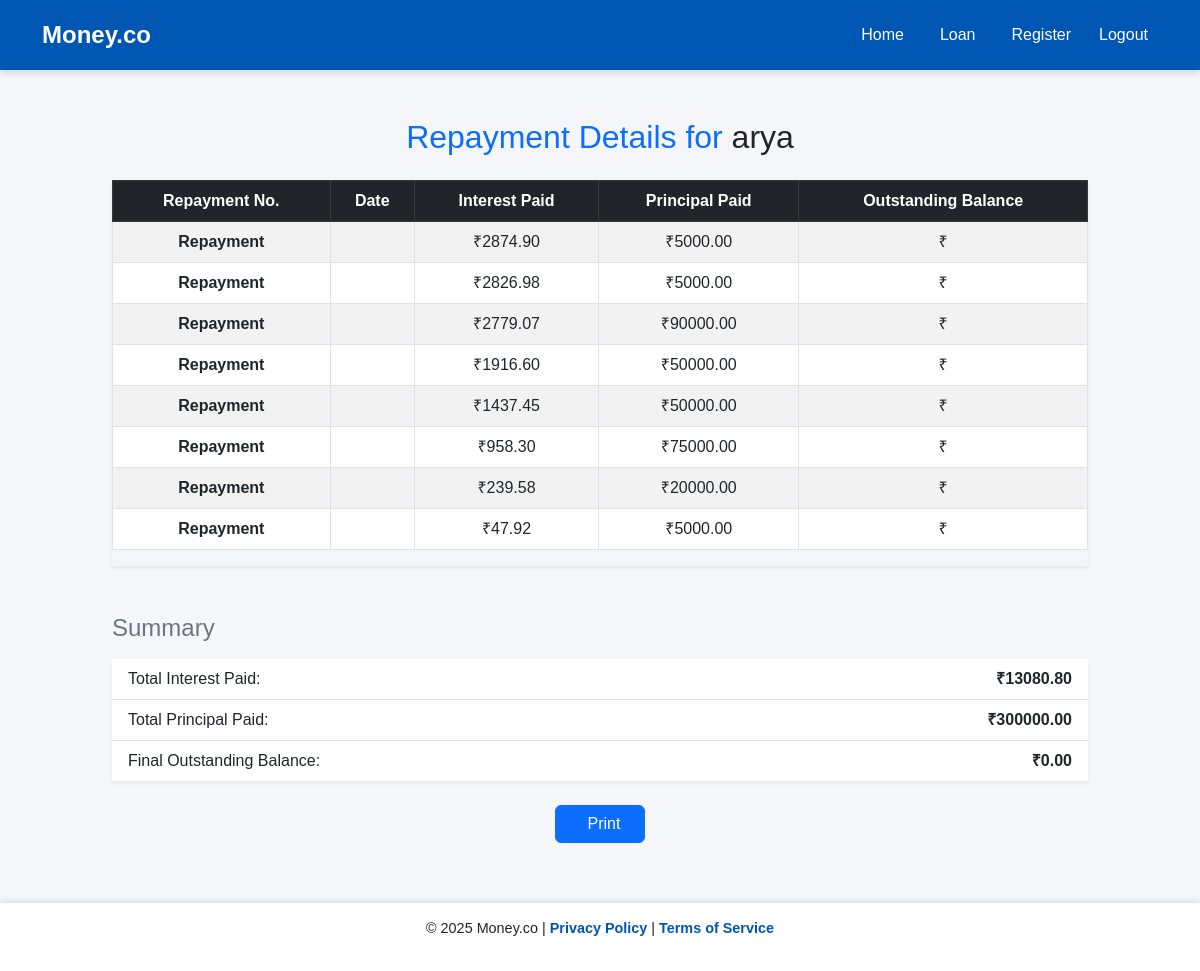
/repayments/14/, run on the app's committed database.
### moneyapp/models.py (models this page shows, shortened)
class Member(models.Model):
    ROLE_CHOICES = [
        ('Teaching', 'Teaching Staff'),
        ('Non-Teaching', 'Non-Teaching Staff'),
    ]
    name = models.CharField(max_length=100)
    member_id = models.CharField(max_length=50, unique=True)
    department = models.CharField(max_length=100, blank=True)
    designation = models.CharField(max_length=100, blank=True)
    mob = models.BigIntegerField()
    email = models.EmailField()
    dob = models.DateField()
    doj = models.DateField()
    doj_service = models.DateField()
    maximum_period = models.IntegerField()
    max_loan_amount = models.DecimalField(max_digits=10, decimal_places=2)
    city = models.CharField(max_length=100)
    pincode = models.CharField(max_length=10)
    role = models.CharField(max_length=20, choices=ROLE_CHOICES, default='Non-Teaching')
    has_loan = models.BooleanField(default=False)

class LoanRepayment(models.Model):
    member = models.ForeignKey(Member, on_delete=models.CASCADE)
    interest_paid = models.DecimalField(max_digits=10, decimal_places=2)
    principal_paid = models.DecimalField(max_digits=10, decimal_places=2)
    total_payment = models.DecimalField(max_digits=10, decimal_places=2)
    repayment_date = models.DateField(auto_now_add=False)

### moneyapp/views.py (the view)
# urls.py: path('repayments/<int:member_id>/', views.repayment_details, name='repayment_detail'),
def repayment_details(request, member_id):
    member = get_object_or_404(Member, id=member_id)
    repayments = LoanRepayment.objects.filter(member=member).order_by('id')
    total_interest = sum(r.interest_paid for r in repayments)
    total_principal = sum(r.principal_paid for r in repayments)
    final_balance = member.max_loan_amount
    return render(request, 'repayment_detail.html', {  # Changed from 'repayments/repayment_details.html'
        'member': member,
        'repayments': repayments,
        'total_interest': total_interest,
        'total_principal': total_principal,
        'final_balance': final_balance
    })

### moneyapp/templates/repayment_detail.html (shortened to what this page needs)
{% extends 'base.html' %}
{% block content %}
<div class="container my-5" style="max-width: 1000px;">
    <h2 class="text-center text-primary mb-4">Repayment Details for <span class="text-dark">{{ member.name }}</span></h2>
    <div class="table-responsive shadow-sm">
        <table class="table table-striped table-bordered align-middle">
            <thead class="table-dark text-center">
                <tr>
                    <th>Repayment No.</th>
                    <th>Date</th>
                    <th>Interest Paid</th>
                    <th>Principal Paid</th>
                    <th>Outstanding Balance</th>
                </tr>
            </thead>
            <tbody>
                {% if repayments %}
                    {% for repayment in repayments %}
                        <tr class="text-center">
                            <td><strong>Repayment {{ repayment.repayment_number }}</strong></td>
                            <td>{{ repayment.date|date:"d M Y" }}</td>
                            <td>₹{{ repayment.interest_paid|floatformat:2 }}</td>
                            <td>₹{{ repayment.principal_paid|floatformat:2 }}</td>
                            <td>₹{{ repayment.outstanding_balance|floatformat:2 }}</td>
                        </tr>
                    {% endfor %}
                {% else %}
                    <tr>
                        <td colspan="5" class="text-center text-danger py-4">
                            No repayments found for this member.
                        </td>
                    </tr>
                {% endif %}
            </tbody>
        </table>
    </div>
    <div class="mt-5">
        <h4 class="mb-3 text-secondary">Summary</h4>
        <ul class="list-group list-group-flush shadow-sm">
            <li class="list-group-item d-flex justify-content-between">
                <span>Total Interest Paid:</span> <strong>₹{{ total_interest|floatformat:2 }}</strong>
            </li>
            <li class="list-group-item d-flex justify-content-between">
                <span>Total Principal Paid:</span> <strong>₹{{ total_principal|floatformat:2 }}</strong>
            </li>
            <li class="list-group-item d-flex justify-content-between">
                <span>Final Outstanding Balance:</span> <strong>₹{{ final_balance|floatformat:2 }}</strong>
            </li>
        </ul>
    </div>
    <div class="text-center mt-4">
        <button onclick="window.print()" class="btn btn-primary px-4">
            Print
        </button>
    </div>
</div>
{% endblock %}

### moneyapp/templates/base.html (style rules this page uses)
body { background-color: #f4f6f9; font-family: 'Arial', sans-serif; padding-bottom: 80px; }

### data on the page
Member: name "arya", max_loan_amount "0.00"
LoanRepayment: interest_paid "2874.90", principal_paid "5000.00"
LoanRepayment: interest_paid "2826.98", principal_paid "5000.00"
LoanRepayment: interest_paid "2779.07", principal_paid "90000.00"
LoanRepayment: interest_paid "1916.60", principal_paid "50000.00"
LoanRepayment: interest_paid "1437.45", principal_paid "50000.00"
LoanRepayment: interest_paid "958.30", principal_paid "75000.00"
LoanRepayment: interest_paid "239.58", principal_paid "20000.00"
LoanRepayment: interest_paid "47.92", principal_paid "5000.00"

### other printed values
{{ total_interest|floatformat:2 }} "13080.80"
{{ total_principal|floatformat:2 }} "300000.00"
